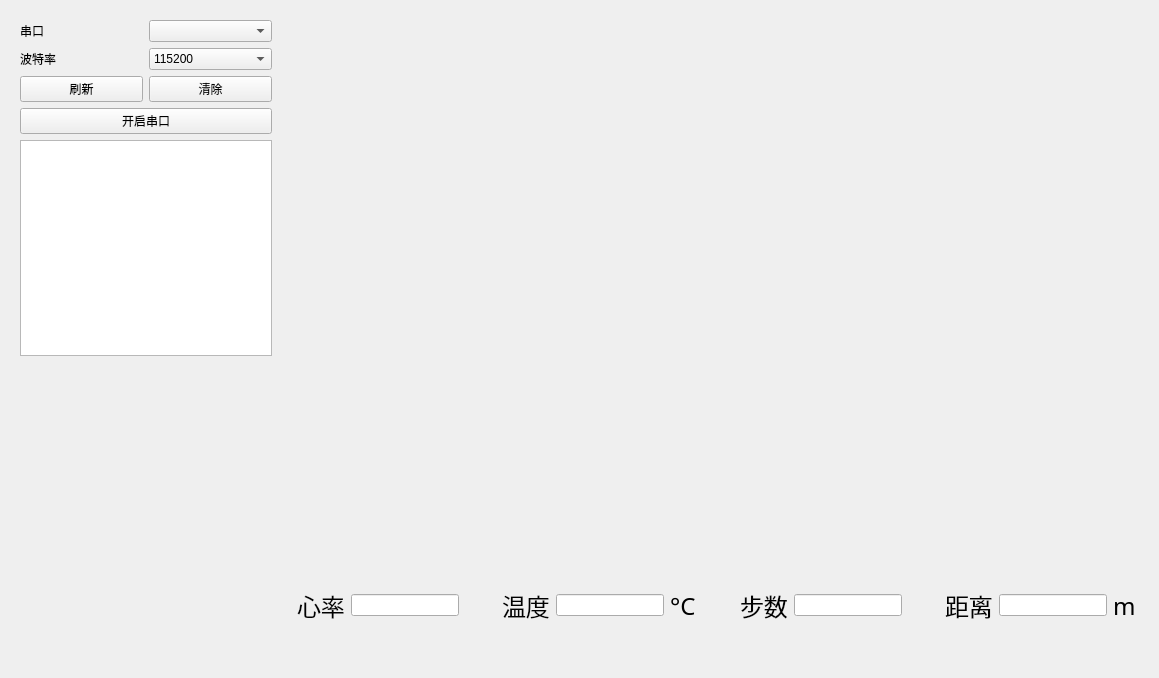
<?xml version="1.0" encoding="UTF-8"?>
<ui version="4.0">
 <class>Widget</class>
 <widget class="QWidget" name="Widget">
  <property name="geometry">
   <rect>
    <x>0</x>
    <y>0</y>
    <width>1159</width>
    <height>678</height>
   </rect>
  </property>
  <property name="windowTitle">
   <string>Widget</string>
  </property>
  <widget class="QWidget" name="widget_2" native="true">
   <property name="geometry">
    <rect>
     <x>9</x>
     <y>9</y>
     <width>274</width>
     <height>358</height>
    </rect>
   </property>
   <property name="styleSheet">
    <string notr="true">font: 18pt &quot;新宋体&quot;;</string>
   </property>
   <layout class="QGridLayout" name="gridLayout">
    <item row="0" column="0">
     <widget class="QLabel" name="label">
      <property name="text">
       <string>串口</string>
      </property>
     </widget>
    </item>
    <item row="0" column="1">
     <widget class="QComboBox" name="comboBoxCom"/>
    </item>
    <item row="1" column="0">
     <widget class="QLabel" name="label_2">
      <property name="text">
       <string>波特率</string>
      </property>
     </widget>
    </item>
    <item row="1" column="1">
     <widget class="QComboBox" name="comboBoxBaut">
      <item>
       <property name="text">
        <string>115200</string>
       </property>
      </item>
      <item>
       <property name="text">
        <string>4800</string>
       </property>
      </item>
      <item>
       <property name="text">
        <string>9600</string>
       </property>
      </item>
      <item>
       <property name="text">
        <string>230400</string>
       </property>
      </item>
     </widget>
    </item>
    <item row="2" column="0">
     <widget class="QPushButton" name="pushButtonCR">
      <property name="text">
       <string>刷新</string>
      </property>
     </widget>
    </item>
    <item row="2" column="1">
     <widget class="QPushButton" name="pushButtonCW">
      <property name="text">
       <string>清除</string>
      </property>
     </widget>
    </item>
    <item row="3" column="0" colspan="2">
     <widget class="QPushButton" name="pushButtonS">
      <property name="text">
       <string>开启串口</string>
      </property>
     </widget>
    </item>
    <item row="4" column="0" colspan="2">
     <widget class="QTextEdit" name="textEditR"/>
    </item>
   </layout>
  </widget>
  <widget class="QCustomPlot" name="widget" native="true">
   <property name="geometry">
    <rect>
     <x>290</x>
     <y>10</y>
     <width>861</width>
     <height>541</height>
    </rect>
   </property>
  </widget>
  <widget class="QWidget" name="widget_3" native="true">
   <property name="geometry">
    <rect>
     <x>286</x>
     <y>580</y>
     <width>881</width>
     <height>51</height>
    </rect>
   </property>
   <layout class="QHBoxLayout" name="horizontalLayout_5">
    <item>
     <layout class="QHBoxLayout" name="horizontalLayout">
      <item>
       <widget class="QLabel" name="label_9">
        <property name="font">
         <font>
          <family>新宋体</family>
          <pointsize>18</pointsize>
         </font>
        </property>
        <property name="text">
         <string>心率</string>
        </property>
       </widget>
      </item>
      <item>
       <widget class="QLineEdit" name="lineEdit_6"/>
      </item>
     </layout>
    </item>
    <item>
     <spacer name="horizontalSpacer">
      <property name="orientation">
       <enum>Qt::Horizontal</enum>
      </property>
      <property name="sizeHint" stdset="0">
       <size>
        <width>13</width>
        <height>20</height>
       </size>
      </property>
     </spacer>
    </item>
    <item>
     <layout class="QHBoxLayout" name="horizontalLayout_2">
      <item>
       <widget class="QLabel" name="label_3">
        <property name="font">
         <font>
          <family>新宋体</family>
          <pointsize>18</pointsize>
         </font>
        </property>
        <property name="text">
         <string>温度</string>
        </property>
       </widget>
      </item>
      <item>
       <widget class="QLineEdit" name="lineEdit_5"/>
      </item>
      <item>
       <widget class="QLabel" name="label_6">
        <property name="font">
         <font>
          <family>微软雅黑</family>
          <pointsize>18</pointsize>
         </font>
        </property>
        <property name="text">
         <string>°C</string>
        </property>
       </widget>
      </item>
     </layout>
    </item>
    <item>
     <spacer name="horizontalSpacer_2">
      <property name="orientation">
       <enum>Qt::Horizontal</enum>
      </property>
      <property name="sizeHint" stdset="0">
       <size>
        <width>18</width>
        <height>20</height>
       </size>
      </property>
     </spacer>
    </item>
    <item>
     <layout class="QHBoxLayout" name="horizontalLayout_3">
      <item>
       <widget class="QLabel" name="label_4">
        <property name="font">
         <font>
          <family>新宋体</family>
          <pointsize>18</pointsize>
         </font>
        </property>
        <property name="text">
         <string>步数</string>
        </property>
       </widget>
      </item>
      <item>
       <widget class="QLineEdit" name="lineEdit_4"/>
      </item>
     </layout>
    </item>
    <item>
     <spacer name="horizontalSpacer_3">
      <property name="orientation">
       <enum>Qt::Horizontal</enum>
      </property>
      <property name="sizeHint" stdset="0">
       <size>
        <width>18</width>
        <height>20</height>
       </size>
      </property>
     </spacer>
    </item>
    <item>
     <layout class="QHBoxLayout" name="horizontalLayout_4">
      <item>
       <widget class="QLabel" name="label_5">
        <property name="font">
         <font>
          <family>新宋体</family>
          <pointsize>18</pointsize>
         </font>
        </property>
        <property name="text">
         <string>距离</string>
        </property>
       </widget>
      </item>
      <item>
       <widget class="QLineEdit" name="lineEdit_3"/>
      </item>
      <item>
       <widget class="QLabel" name="label_8">
        <property name="font">
         <font>
          <family>微软雅黑</family>
          <pointsize>18</pointsize>
         </font>
        </property>
        <property name="text">
         <string>m</string>
        </property>
       </widget>
      </item>
     </layout>
    </item>
    <item>
     <widget class="QLabel" name="label_7">
      <property name="font">
       <font>
        <family>微软雅黑</family>
        <pointsize>18</pointsize>
       </font>
      </property>
      <property name="text">
       <string/>
      </property>
     </widget>
    </item>
   </layout>
  </widget>
 </widget>
 <layoutdefault spacing="6" margin="11"/>
 <customwidgets>
  <customwidget>
   <class>QCustomPlot</class>
   <extends>QWidget</extends>
   <header>qcustomplot.h</header>
   <container>1</container>
  </customwidget>
 </customwidgets>
 <resources/>
 <connections/>
</ui>
